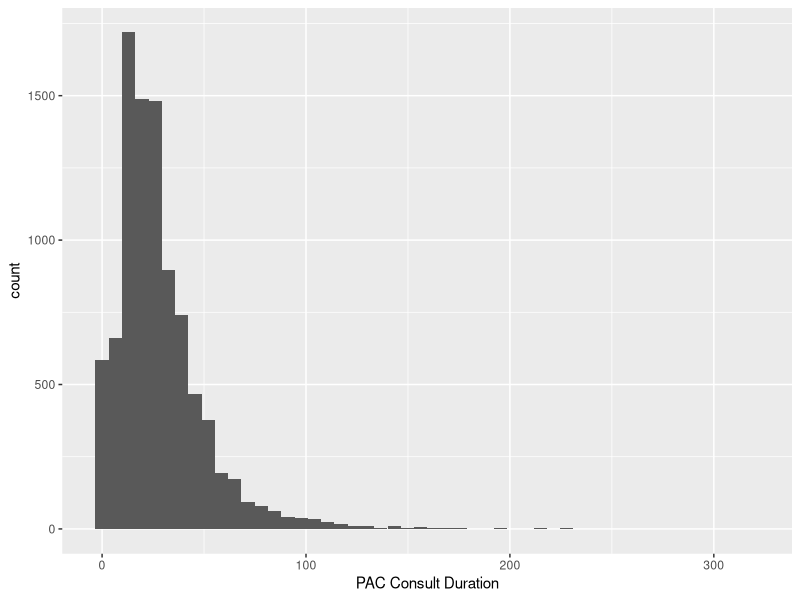

Reproduce this figure in R. (Note: this script raises an error after producing the figure.)
## ---- chunk 1
library(tidyverse)
library(dplyr)
library(purrr)
library(lubridate)
## ---- chunk 2
planned_2020 <- read_csv("2020plannedappt.csv")
head(planned_2020)
## ---- chunk 3
addon_2020 <- read_csv("2020addon.csv")
head(addon_2020)
## ---- chunk 4
cleaned_planned_2020 <- planned_2020 %>% 
  mutate(
    `PAC Date` = dmy(`PAC Date`),
    `Visit Time` = hm(`Visit Time`),
    Age = as.integer(Age),
    `No Show / Attended` = if_else(`No Show / Attended` == "Attended", 1, 0),
    `Listing Date` = dmy(`Listing Date`),
    `No. of days between PAC date and listing date` = 
      as.integer(`No. of days between PAC date and listing date`),
    `Surgery Date` = dmy(`Surgery Date`),
    `Lead time to Surgery` = as.integer(`Lead time to Surgery`),
    `ASA Score` = as.integer(`ASA Score`),
    `PAC Registration Time` = hms(`PAC Registration Time`),
    `PAC End Time` = hms(`PAC End Time`),
    `PAC Consult Duration` = as.integer(`PAC Consult Duration`)
  )

head(cleaned_planned_2020)
## ---- chunk 5
summary(cleaned_planned_2020)
## ---- chunk 6
consult_duration <- ggplot(cleaned_planned_2020) +
  geom_histogram(aes(`PAC Consult Duration`), bins = 50)

# consult_duration

test <- cleaned_planned_2020 %>% 
  select(`Age`, `PAC Consult Duration`) %>% 
  na.omit() %>% 
  mutate(AgeGroup = findInterval(Age, c(0, 20, 40, 60, 80, 100, 120))) %>% 
  pivot_wider()

test
